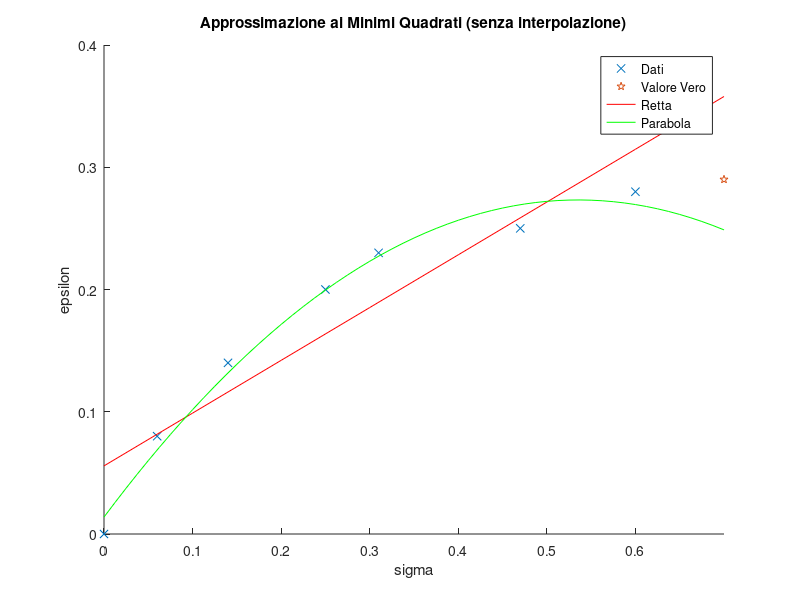
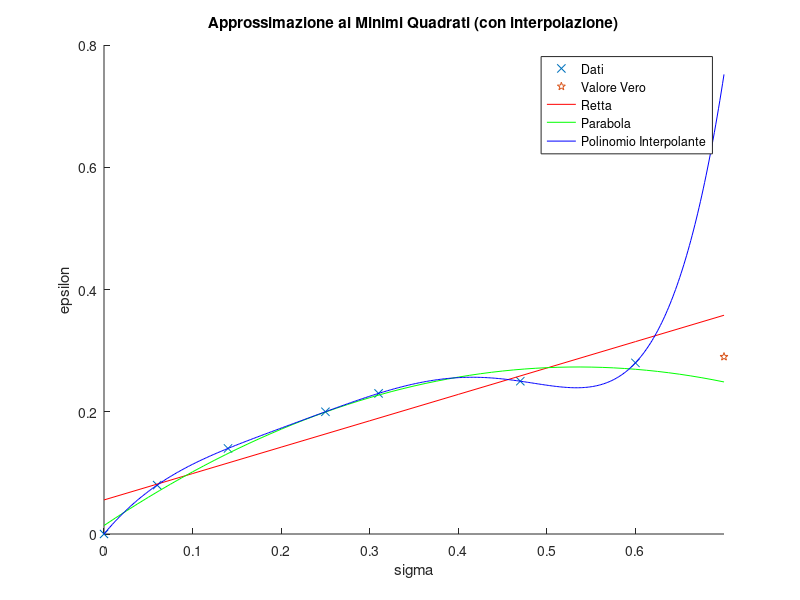

The MATLAB script that drew these images, in order:
% ESERCITAZIONE PROPOSTA SULLA REGRESSIONE AI MINIMI QUADRATI.
%  DINO MENG [SM3201466], AIDA, 2024-2025

% Parte 1: approssimazione dei dati sperimentali e grafico con regressione
% OLS
x = 0.7;

sigma = [0, 0.06, 0.14, 0.25, 0.31, 0.47, 0.60];
eps = [0, 0.08, 0.14, 0.20, 0.23, 0.25, 0.28];

tmp = (size(sigma) == size(eps));

assert(tmp(1) & tmp(2)); 

clear tmp;

N = size(sigma); N = N(2);

p1 = polyfit(sigma, eps, 1); p2 = polyfit(sigma, eps, 2); % fit della retta e della parabola (rispettivamente p1 e p2)

hat_y_1 = polyval(p1, x); hat_y_2 = polyval(p2, x); % valuto il nuovo dato con le rette e le parabole ottenute dall'approssimazione OLS

fprintf("RISULTATI DELL'APPROSSIMAZIONE AI MINIMI QUADRATI: eps(0.7)\n")
fprintf("\t> RETTA: %f\n", hat_y_1)
fprintf("\t> PARABOLA: %f\n", hat_y_2)
fprintf("\t> LOSS RETTA (somma delle distanze quadratiche): %f\n", norm(polyval(p1, sigma)-eps, 2)^0.5);
fprintf("\t> LOSS PARABOLA (somma delle distanze quadratiche): %f\n", norm(polyval(p2,sigma)-eps, 2)^0.5);

f1 = @(x_new) polyval(p1, x_new); f2 = @(x_new) polyval(p2, x_new); % creo delle function per il plot!

hold on;

scatter(sigma, eps, 'x');
scatter([0.7], [0.29], 'p');

fplot(f1, [0, 0.7], 'r')
fplot(f2, [0, 0.7], 'g')

xlabel('sigma')
ylabel('epsilon')
title("Approssimazione ai Minimi Quadrati (senza interpolazione)")

legend('Dati', 'Valore Vero' ,'Retta','Parabola')


hold off;

input("Premere enter per continuare: ");

% Parte 2: stima della deformazione eps(0.7) usando l'interpolazione
% polinimaile

p_poly = polyfit(sigma, eps, N-1); f_poly = @(x_) polyval(p_poly, x_);

figure;
hold on;

scatter(sigma, eps, 'x');
scatter([0.7], [0.29], 'p');

fplot(f1, [0, 0.7], 'r')
fplot(f2, [0, 0.7], 'g')
fplot(f_poly, [0,0.7], 'b')

xlabel('sigma')
ylabel('epsilon')
title("Approssimazione ai Minimi Quadrati (con interpolazione)")

legend('Dati', 'Valore Vero','Retta','Parabola', 'Polinomio Interpolante')


hold off;
